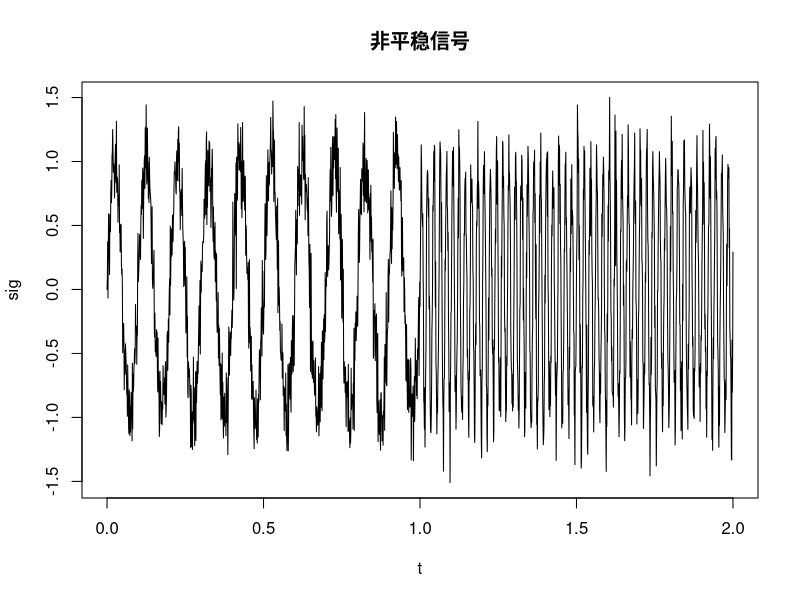
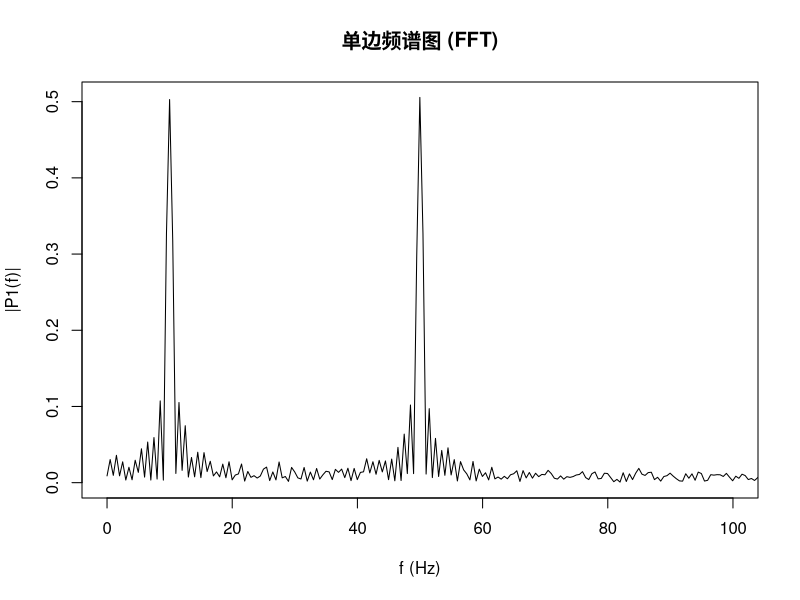
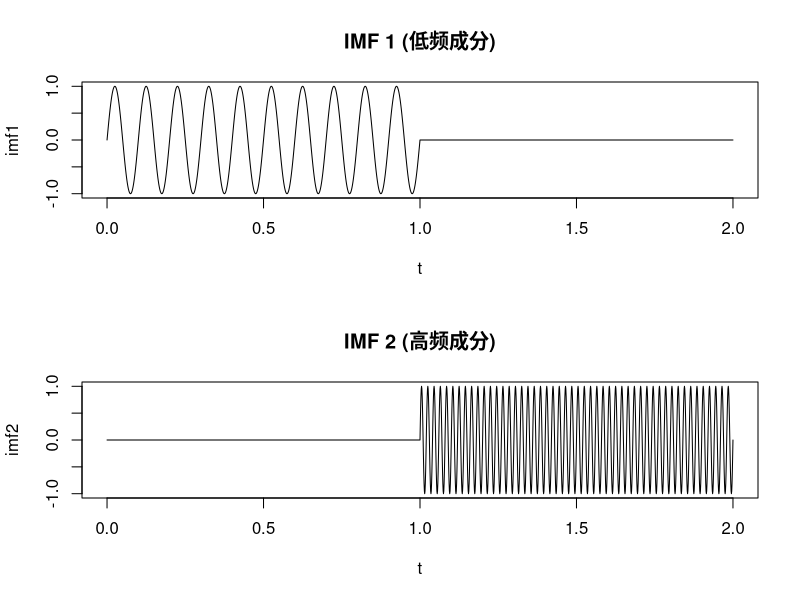
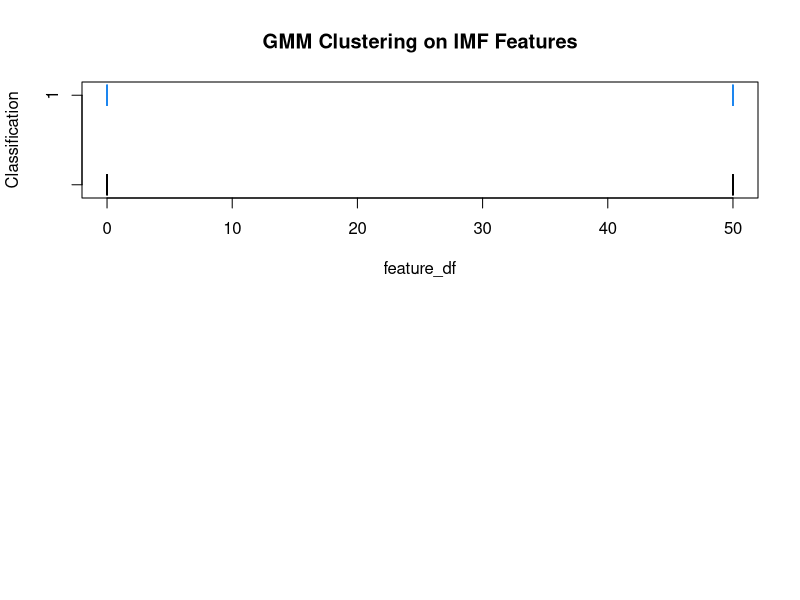

The R script that drew these images, in order:
## ---- chunk 1
knitr::opts_chunk$set(
    echo = TRUE,
    warning = FALSE,
    message = FALSE,
    fig.width = 8,
    fig.height = 6,
    dpi = 150
)
## ---- chunk 2
# 1.1 生成信号
fs <- 1000
t <- seq(0, 2, 1 / fs)
# 信号在 t=1s 处发生频率变化
sig <- c(sin(2 * pi * 10 * t[t <= 1]), sin(2 * pi * 50 * t[t > 1])) + rnorm(length(t), 0, 0.2)
plot(t, sig, type = "l", main = "非平稳信号")

# 1.2 FFT 分析
sig_fft <- fft(sig)
P2 <- abs(sig_fft / length(sig))
P1 <- P2[1:(length(sig) / 2 + 1)]
P1[2:length(P1) - 1] <- 2 * P1[2:length(P1) - 1]
f <- fs * (0:(length(sig) / 2)) / length(sig)

# 绘制频谱图
plot(f, P1, type = "l", xlim = c(0, 100), main = "单边频谱图 (FFT)", xlab = "f (Hz)", ylab = "|P1(f)|")
## ---- chunk 3
# library(VMDecomp) # 假设已安装
# res <- vmd(sig, alpha=2000, tau=0, K=2, DC=FALSE, init=1, tol=1e-6)
# imfs <- res$u

# 模拟分解结果
imf1 <- c(sin(2 * pi * 10 * t[t <= 1]), rep(0, sum(t > 1))) # 模拟低频部分
imf2 <- c(rep(0, sum(t <= 1)), sin(2 * pi * 50 * t[t > 1])) # 模拟高频部分
imfs <- data.frame(IMF1 = imf1, IMF2 = imf2)

par(mfrow = c(2, 1))
plot(t, imf1, type = "l", main = "IMF 1 (低频成分)")
plot(t, imf2, type = "l", main = "IMF 2 (高频成分)")
## ---- chunk 4
# 特征提取示例
extract_features <- function(signal, window_size = 100) {
    n_windows <- floor(length(signal) / window_size)
    features <- data.frame(
        energy = numeric(n_windows),
        kurtosis = numeric(n_windows),
        skewness = numeric(n_windows)
    )

    for (i in 1:n_windows) {
        idx <- ((i - 1) * window_size + 1):(i * window_size)
        seg <- signal[idx]
        features$energy[i] <- sum(seg^2)
        features$kurtosis[i] <- mean((seg - mean(seg))^4) / sd(seg)^4
        features$skewness[i] <- mean((seg - mean(seg))^3) / sd(seg)^3
    }
    return(features)
}

# 提取 IMF1 的特征
features_imf1 <- extract_features(imf1)
head(features_imf1)
## ---- chunk 5
library(mclust)

# 4.1 构造特征矩阵 (这里简单使用滑动窗口提取 IMF1 的能量特征)
window_size <- 100
n_windows <- floor(length(t) / window_size)
features <- numeric(n_windows)

for (i in 1:n_windows) {
    idx <- ((i - 1) * window_size + 1):(i * window_size)
    features[i] <- sum(imf1[idx]^2) # 计算能量
}

feature_df <- data.frame(Energy = features)

# 4.2 GMM 聚类
# Mclust 自动选择最佳的组数 (G) 和模型类型
fit_gmm <- Mclust(feature_df)

summary(fit_gmm)

# 4.3 结果可视化
plot(fit_gmm, what = "classification")
title("GMM Clustering on IMF Features")
